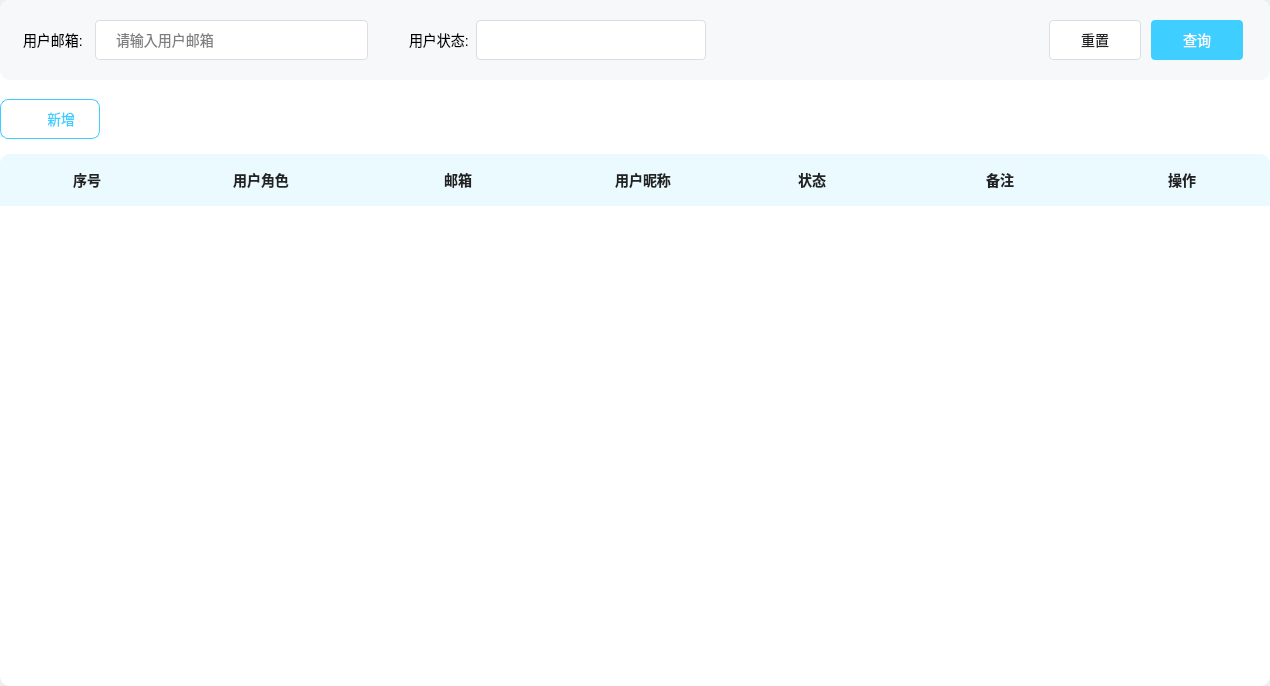
<?xml version="1.0" encoding="UTF-8"?>
<ui version="4.0">
 <class>RoleTable</class>
 <widget class="QWidget" name="RoleTable">
  <property name="geometry">
   <rect>
    <x>0</x>
    <y>0</y>
    <width>1270</width>
    <height>686</height>
   </rect>
  </property>
  <property name="windowTitle">
   <string>Form</string>
  </property>
  <layout class="QVBoxLayout" name="verticalLayout">
   <property name="spacing">
    <number>0</number>
   </property>
   <property name="leftMargin">
    <number>0</number>
   </property>
   <property name="topMargin">
    <number>0</number>
   </property>
   <property name="rightMargin">
    <number>0</number>
   </property>
   <property name="bottomMargin">
    <number>0</number>
   </property>
   <item>
    <widget class="QWidget" name="roleTableBg" native="true">
     <property name="styleSheet">
      <string notr="true">#roleTableBg{
    /*background-color : #F7F8FA;*/
    background-color : #FFFFFF;
    border-radius : 10px;
}

*{
     font-family : 微软雅黑;
     font-size :14px;
}</string>
     </property>
     <layout class="QVBoxLayout" name="verticalLayout_2">
      <property name="spacing">
       <number>0</number>
      </property>
      <property name="leftMargin">
       <number>0</number>
      </property>
      <property name="topMargin">
       <number>0</number>
      </property>
      <property name="rightMargin">
       <number>0</number>
      </property>
      <property name="bottomMargin">
       <number>0</number>
      </property>
      <item>
       <widget class="QWidget" name="inputArea" native="true">
        <property name="minimumSize">
         <size>
          <width>0</width>
          <height>80</height>
         </size>
        </property>
        <property name="maximumSize">
         <size>
          <width>16777215</width>
          <height>80</height>
         </size>
        </property>
        <property name="styleSheet">
         <string notr="true">#inputArea{
    background-color : #F7F8FA;
    border-radius : 10px;
}</string>
        </property>
        <layout class="QHBoxLayout" name="horizontalLayout">
         <property name="spacing">
          <number>41</number>
         </property>
         <property name="leftMargin">
          <number>23</number>
         </property>
         <property name="topMargin">
          <number>0</number>
         </property>
         <property name="rightMargin">
          <number>27</number>
         </property>
         <property name="bottomMargin">
          <number>0</number>
         </property>
         <item>
          <widget class="QWidget" name="adminEmailBox" native="true">
           <property name="minimumSize">
            <size>
             <width>345</width>
             <height>0</height>
            </size>
           </property>
           <property name="maximumSize">
            <size>
             <width>345</width>
             <height>16777215</height>
            </size>
           </property>
           <property name="styleSheet">
            <string notr="true"/>
           </property>
           <layout class="QHBoxLayout" name="horizontalLayout_2">
            <property name="spacing">
             <number>8</number>
            </property>
            <property name="leftMargin">
             <number>0</number>
            </property>
            <property name="topMargin">
             <number>0</number>
            </property>
            <property name="rightMargin">
             <number>0</number>
            </property>
            <property name="bottomMargin">
             <number>0</number>
            </property>
            <item>
             <widget class="QLabel" name="emailLabel">
              <property name="text">
               <string>用户邮箱: </string>
              </property>
             </widget>
            </item>
            <item>
             <widget class="QLineEdit" name="email">
              <property name="minimumSize">
               <size>
                <width>0</width>
                <height>40</height>
               </size>
              </property>
              <property name="maximumSize">
               <size>
                <width>16777215</width>
                <height>40</height>
               </size>
              </property>
              <property name="styleSheet">
               <string notr="true">#email{
    background-color : #FFFFFF;
    border-radius : 4px;
    border : 1px solid #DCDEE0;
    padding-left : 18px;
}</string>
              </property>
              <property name="placeholderText">
               <string>请输入用户邮箱</string>
              </property>
             </widget>
            </item>
           </layout>
          </widget>
         </item>
         <item>
          <widget class="QWidget" name="adminStatusBox" native="true">
           <property name="minimumSize">
            <size>
             <width>297</width>
             <height>0</height>
            </size>
           </property>
           <property name="maximumSize">
            <size>
             <width>297</width>
             <height>16777215</height>
            </size>
           </property>
           <property name="styleSheet">
            <string notr="true"/>
           </property>
           <layout class="QHBoxLayout" name="horizontalLayout_3">
            <property name="spacing">
             <number>7</number>
            </property>
            <property name="leftMargin">
             <number>0</number>
            </property>
            <property name="topMargin">
             <number>0</number>
            </property>
            <property name="rightMargin">
             <number>0</number>
            </property>
            <property name="bottomMargin">
             <number>0</number>
            </property>
            <item>
             <widget class="QLabel" name="status">
              <property name="minimumSize">
               <size>
                <width>60</width>
                <height>0</height>
               </size>
              </property>
              <property name="maximumSize">
               <size>
                <width>60</width>
                <height>16777215</height>
               </size>
              </property>
              <property name="text">
               <string>用户状态: </string>
              </property>
             </widget>
            </item>
            <item>
             <widget class="QComboBox" name="userStatus">
              <property name="minimumSize">
               <size>
                <width>0</width>
                <height>40</height>
               </size>
              </property>
              <property name="maximumSize">
               <size>
                <width>16777215</width>
                <height>40</height>
               </size>
              </property>
              <property name="styleSheet">
               <string notr="true">#userStatus{
    background-color : #FFFFFF;
    border : 1px solid #DCDEE0;
    border-radius : 4px;
    color : #222222;
    padding-left : 16px;
    line-height : 40px;
}

#userStatus::drop-down{
    border : none;
    width : 33px;
}

#userStatus::down-arrow{
    width : 15px;
    background-color : transparent;
    image : url(&quot;:/images/admin/triangle.png&quot;);
}

#userStatus QAbstractItemView{
    outline : 0px;
}

#userStatus QAbstractItemView::item{
     color : #222222;
     padding-left : 16px;
     background-color : #FFFFFF;
     height : 30px;
}

#userStatus QAbstractItemView::item:selected{
    background-color : #409CE1;
    color : #FFFFFF;
}
</string>
              </property>
             </widget>
            </item>
           </layout>
          </widget>
         </item>
         <item>
          <spacer name="horizontalSpacer">
           <property name="orientation">
            <enum>Qt::Orientation::Horizontal</enum>
           </property>
           <property name="sizeHint" stdset="0">
            <size>
             <width>210</width>
             <height>20</height>
            </size>
           </property>
          </spacer>
         </item>
         <item>
          <widget class="QWidget" name="btnOperatorBox" native="true">
           <property name="minimumSize">
            <size>
             <width>194</width>
             <height>0</height>
            </size>
           </property>
           <property name="maximumSize">
            <size>
             <width>194</width>
             <height>16777215</height>
            </size>
           </property>
           <property name="styleSheet">
            <string notr="true"/>
           </property>
           <layout class="QHBoxLayout" name="horizontalLayout_4">
            <property name="spacing">
             <number>10</number>
            </property>
            <property name="leftMargin">
             <number>0</number>
            </property>
            <property name="topMargin">
             <number>0</number>
            </property>
            <property name="rightMargin">
             <number>0</number>
            </property>
            <property name="bottomMargin">
             <number>0</number>
            </property>
            <item>
             <widget class="QPushButton" name="resetBtn">
              <property name="minimumSize">
               <size>
                <width>0</width>
                <height>40</height>
               </size>
              </property>
              <property name="maximumSize">
               <size>
                <width>16777215</width>
                <height>40</height>
               </size>
              </property>
              <property name="styleSheet">
               <string notr="true">#resetBtn{
     color : #222222;
     background-color : #FFFFFF;
     border-radius : 4px;
     border : 1px solid #DCDEE0;
}</string>
              </property>
              <property name="text">
               <string>重置</string>
              </property>
             </widget>
            </item>
            <item>
             <widget class="QPushButton" name="queryBtn">
              <property name="minimumSize">
               <size>
                <width>0</width>
                <height>40</height>
               </size>
              </property>
              <property name="maximumSize">
               <size>
                <width>16777215</width>
                <height>40</height>
               </size>
              </property>
              <property name="styleSheet">
               <string notr="true">#queryBtn{
    color : #FFFFFF;
    background-color : #3ECEFF;
    border-radius : 4px;
}</string>
              </property>
              <property name="text">
               <string>查询</string>
              </property>
             </widget>
            </item>
           </layout>
          </widget>
         </item>
        </layout>
       </widget>
      </item>
      <item>
       <widget class="QWidget" name="insertBtnArea" native="true">
        <property name="minimumSize">
         <size>
          <width>0</width>
          <height>74</height>
         </size>
        </property>
        <property name="maximumSize">
         <size>
          <width>16777215</width>
          <height>74</height>
         </size>
        </property>
        <property name="styleSheet">
         <string notr="true"/>
        </property>
        <widget class="QLabel" name="addLabel">
         <property name="geometry">
          <rect>
           <x>25</x>
           <y>33</y>
           <width>12</width>
           <height>12</height>
          </rect>
         </property>
         <property name="maximumSize">
          <size>
           <width>16777215</width>
           <height>16777215</height>
          </size>
         </property>
         <property name="styleSheet">
          <string notr="true">#addLabel{
    border-image : url(&quot;:/images/admin/add.png&quot;);
}</string>
         </property>
         <property name="text">
          <string/>
         </property>
        </widget>
        <widget class="QPushButton" name="insertBtn">
         <property name="geometry">
          <rect>
           <x>0</x>
           <y>19</y>
           <width>100</width>
           <height>40</height>
          </rect>
         </property>
         <property name="styleSheet">
          <string notr="true">#insertBtn{
    border : none;
    color : #3ECEFF;
    background-color : #FFFFFF;
    border-radius : 8px;
    border: 1px solid #3ECEFF;
    padding : 10px 25px 10px 47px;
}</string>
         </property>
         <property name="text">
          <string>新增</string>
         </property>
        </widget>
        <zorder>insertBtn</zorder>
        <zorder>addLabel</zorder>
       </widget>
      </item>
      <item>
       <widget class="QWidget" name="tableTittleArea" native="true">
        <property name="minimumSize">
         <size>
          <width>0</width>
          <height>52</height>
         </size>
        </property>
        <property name="maximumSize">
         <size>
          <width>16777215</width>
          <height>52</height>
         </size>
        </property>
        <property name="styleSheet">
         <string notr="true">#tableTittleArea{
    background-color : #EBFAFF;
    border-top-left-radius : 10px;
    border-top-right-radius : 10px;
    border-bottom-left-radius : 0px;
    border-bottom-right-radius : 0px;
}

#tableTittleArea QLabel{
     font-weight : bold;
     color : #222222;
     line-height : 20px;
}</string>
        </property>
        <layout class="QHBoxLayout" name="horizontalLayout_5">
         <property name="spacing">
          <number>0</number>
         </property>
         <property name="leftMargin">
          <number>0</number>
         </property>
         <property name="topMargin">
          <number>0</number>
         </property>
         <property name="rightMargin">
          <number>0</number>
         </property>
         <property name="bottomMargin">
          <number>0</number>
         </property>
         <item>
          <widget class="QLabel" name="idLabel">
           <property name="minimumSize">
            <size>
             <width>174</width>
             <height>0</height>
            </size>
           </property>
           <property name="maximumSize">
            <size>
             <width>174</width>
             <height>16777215</height>
            </size>
           </property>
           <property name="text">
            <string>序号</string>
           </property>
           <property name="alignment">
            <set>Qt::AlignmentFlag::AlignCenter</set>
           </property>
          </widget>
         </item>
         <item>
          <widget class="QLabel" name="roleLabel">
           <property name="minimumSize">
            <size>
             <width>174</width>
             <height>0</height>
            </size>
           </property>
           <property name="maximumSize">
            <size>
             <width>174</width>
             <height>16777215</height>
            </size>
           </property>
           <property name="text">
            <string>用户角色</string>
           </property>
           <property name="alignment">
            <set>Qt::AlignmentFlag::AlignCenter</set>
           </property>
          </widget>
         </item>
         <item>
          <widget class="QLabel" name="emailNumLabel">
           <property name="sizePolicy">
            <sizepolicy hsizetype="Preferred" vsizetype="Preferred">
             <horstretch>0</horstretch>
             <verstretch>0</verstretch>
            </sizepolicy>
           </property>
           <property name="minimumSize">
            <size>
             <width>220</width>
             <height>0</height>
            </size>
           </property>
           <property name="maximumSize">
            <size>
             <width>220</width>
             <height>16777215</height>
            </size>
           </property>
           <property name="styleSheet">
            <string notr="true"/>
           </property>
           <property name="text">
            <string>邮箱</string>
           </property>
           <property name="alignment">
            <set>Qt::AlignmentFlag::AlignCenter</set>
           </property>
          </widget>
         </item>
         <item>
          <widget class="QLabel" name="nameLabel">
           <property name="minimumSize">
            <size>
             <width>150</width>
             <height>0</height>
            </size>
           </property>
           <property name="maximumSize">
            <size>
             <width>150</width>
             <height>16777215</height>
            </size>
           </property>
           <property name="styleSheet">
            <string notr="true"/>
           </property>
           <property name="text">
            <string>用户昵称</string>
           </property>
           <property name="alignment">
            <set>Qt::AlignmentFlag::AlignCenter</set>
           </property>
          </widget>
         </item>
         <item>
          <widget class="QLabel" name="statusLabel">
           <property name="minimumSize">
            <size>
             <width>188</width>
             <height>0</height>
            </size>
           </property>
           <property name="maximumSize">
            <size>
             <width>188</width>
             <height>16777215</height>
            </size>
           </property>
           <property name="text">
            <string>状态</string>
           </property>
           <property name="alignment">
            <set>Qt::AlignmentFlag::AlignCenter</set>
           </property>
          </widget>
         </item>
         <item>
          <widget class="QLabel" name="commentLabel">
           <property name="minimumSize">
            <size>
             <width>188</width>
             <height>0</height>
            </size>
           </property>
           <property name="maximumSize">
            <size>
             <width>188</width>
             <height>16777215</height>
            </size>
           </property>
           <property name="styleSheet">
            <string notr="true"/>
           </property>
           <property name="text">
            <string>备注</string>
           </property>
           <property name="alignment">
            <set>Qt::AlignmentFlag::AlignCenter</set>
           </property>
          </widget>
         </item>
         <item>
          <widget class="QLabel" name="operationLabel">
           <property name="minimumSize">
            <size>
             <width>0</width>
             <height>0</height>
            </size>
           </property>
           <property name="maximumSize">
            <size>
             <width>16777215</width>
             <height>16777215</height>
            </size>
           </property>
           <property name="text">
            <string>操作</string>
           </property>
           <property name="alignment">
            <set>Qt::AlignmentFlag::AlignCenter</set>
           </property>
          </widget>
         </item>
        </layout>
       </widget>
      </item>
      <item>
       <widget class="QWidget" name="adminInfoArea" native="true">
        <property name="minimumSize">
         <size>
          <width>0</width>
          <height>408</height>
         </size>
        </property>
        <property name="maximumSize">
         <size>
          <width>16777215</width>
          <height>408</height>
         </size>
        </property>
        <property name="styleSheet">
         <string notr="true"/>
        </property>
        <layout class="QVBoxLayout" name="verticalLayout_3">
         <property name="spacing">
          <number>0</number>
         </property>
         <property name="leftMargin">
          <number>0</number>
         </property>
         <property name="topMargin">
          <number>0</number>
         </property>
         <property name="rightMargin">
          <number>0</number>
         </property>
         <property name="bottomMargin">
          <number>15</number>
         </property>
         <item>
          <widget class="QScrollArea" name="scrollArea">
           <property name="styleSheet">
            <string notr="true">#scrollArea
{
     border : none;
}

/*QScrollBar:vertical 是一个子控件选择器，用于选择垂直方向的整个滚动条，包括：滑块(handle)、上下箭头按钮， 滚动轨道*/
QScrollBar:vertical{
    border : none;
    background-color : #FFFFFF;
    width : 10px;
}

QScrollBar::handle:vertical
{
    border : none;
    border-radius : 5px;
    background-color : #E8E8E8;
    min-height : 134px;
}

QScrollBar::up-arrow:vertical, QScrollBar::down-arrow:vertical
{
     border : none;
     width : 0px;
     height : 0px;
}


</string>
           </property>
           <property name="widgetResizable">
            <bool>true</bool>
           </property>
           <widget class="QWidget" name="scrollAreaWidgetContents">
            <property name="geometry">
             <rect>
              <x>0</x>
              <y>0</y>
              <width>1270</width>
              <height>393</height>
             </rect>
            </property>
            <property name="styleSheet">
             <string notr="true">#scrollAreaWidgetContents{
    background-color : #FFFFFF;
}</string>
            </property>
            <layout class="QVBoxLayout" name="verticalLayout_4">
             <property name="spacing">
              <number>0</number>
             </property>
             <property name="leftMargin">
              <number>0</number>
             </property>
             <property name="topMargin">
              <number>0</number>
             </property>
             <property name="rightMargin">
              <number>0</number>
             </property>
             <property name="bottomMargin">
              <number>0</number>
             </property>
             <item>
              <layout class="QVBoxLayout" name="layout">
               <property name="spacing">
                <number>0</number>
               </property>
               <property name="bottomMargin">
                <number>11</number>
               </property>
              </layout>
             </item>
            </layout>
           </widget>
          </widget>
         </item>
        </layout>
       </widget>
      </item>
      <item>
       <widget class="QWidget" name="paginatorArea" native="true">
        <property name="styleSheet">
         <string notr="true"/>
        </property>
       </widget>
      </item>
     </layout>
    </widget>
   </item>
  </layout>
 </widget>
 <resources/>
 <connections/>
</ui>
